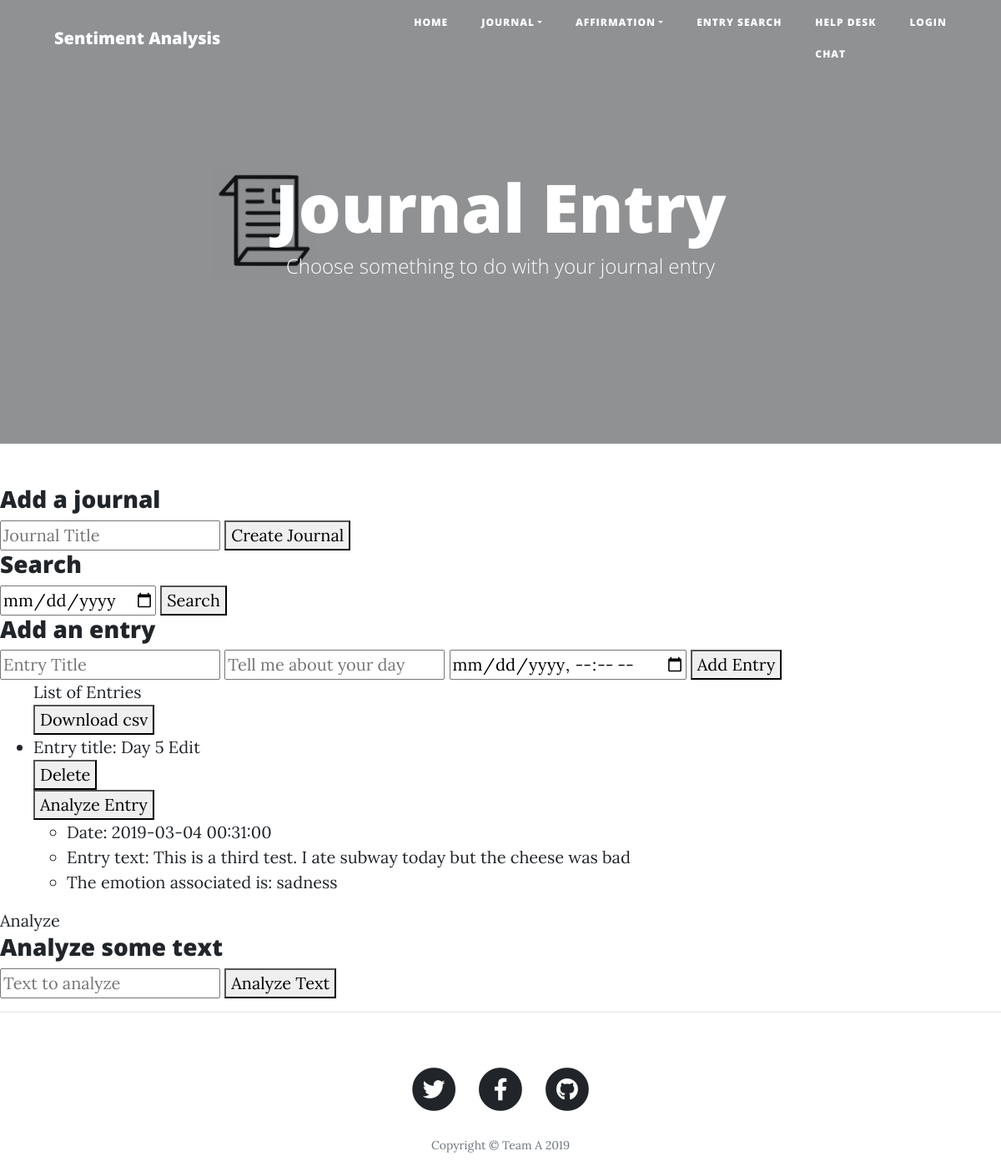
The page /journal on the database as committed earlier.
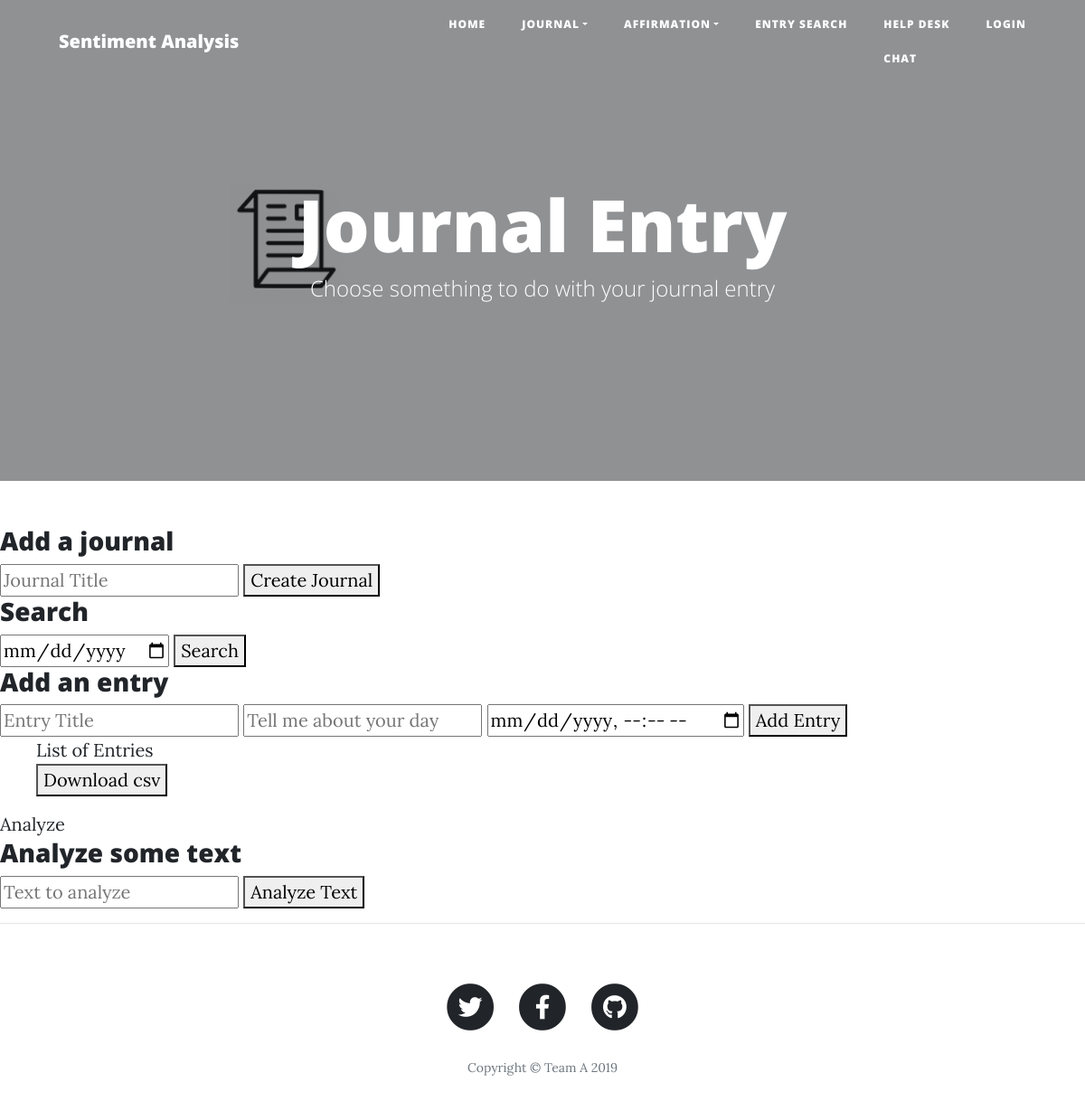
The same page on the database as committed later.
### app/main/models.py (models this page shows)
class JournalEntry(db.Model):
    __tablename__ = "JournalEntry"
    EntryID = db.Column(db.Integer, primary_key=True, nullable = False, autoincrement = True)
    EntryTitle = db.Column(db.String)
    EntryText = db.Column(db.String)
    Date_Time = db.Column(db.DateTime, nullable = False)
    EntryEmotion = db.Column(db.String)
    J_ID = db.Column(db.Integer, db.ForeignKey('Journal.JournalID'), nullable = False)

### app/main/routes.py (the view)
@bp.route('/journal', methods = ['GET', 'POST'])
def journal():
    entries = JournalEntry.query.all()
    return render_template('journal.html', journal = journal, entries=entries)

### app/main/templates/journal.html (shortened to what this page needs)
{% extends 'base.html' %}
{% block header %}
      <header class="masthead" style="background-image: url('/static/img/entry-b.jpg')">
        <div class="overlay"></div>
    <div class="container">
      <div class="row">
        <div class="col-lg-8 col-md-10 mx-auto">
          <div class="site-heading">
            <h1>Journal Entry</h1>
            <span class="subheading">Choose something to do with your journal entry</span>
          </div>
        </div>
      </div>
    </div>
  </header>
{% endblock %}
{% block content %}
<!DOCTYPE html>
<html>
<head>
</head>
<body>
    <h3>Add a journal</h3>
    <form action="{{url_for('main.create_journal')}}" method="post">
        <input type="text" name="title" placeholder="Journal Title">
        <button type="submit"> Create Journal </button>
    </form>
    <h3>Search</h3>
    <form action="{{url_for('main.search')}}" method="get">
        <input type="date" name="date" placeholder="Date">
        <button type="submit"> Search </button>
    </form>
    <div class="journal-entry">
        <h3>Add an entry</h3>
        <form action="{{url_for('main.add', JournalID = 1 )}}" method="POST">
            <input type="text" name="title" placeholder="Entry Title">
            <input type="text" name="entry" placeholder="Tell me about your day">
            <input type="datetime-local" name="date-time" placeholder="datetime-local">
            <button type="submit" action="{{url_for('main.add', JournalID = 1)}}"> Add Entry </button>
        </form>
    </div>
    <ul>List of Entries
        <br/>
        <a href="{{url_for('main.journal_downloadcsv')}}" target="_blank"><button>Download csv</button></a>
        {% for entry in entries %}
        <li>Entry title: {{entry.EntryTitle}} <a type="button"
                href="{{url_for('main.edit' , EntryID = entry.EntryID )}}">Edit </a>
                <form name="formtext" method="DELETE" action="{{url_for('main.delete', EntryID = entry.EntryID)}}">
                    <button type="submit" action="{{url_for('main.delete', EntryID = entry.EntryID)}}">Delete</button>
                </form>
            <form name="analyze" method="POST" action="{{url_for('main.analyze_entry', EntryID = entry.EntryID)}}">
                <button type="submit" action="{{url_for('main.analyze_entry', EntryID = entry.EntryID)}}">Analyze Entry</button>
            </form>
        </li>
        <ul>
            <li>Date: {{entry.Date_Time}} </li>
            <li>Entry text: {{entry.EntryText}} </li>
            <li>The emotion associated is: {{entry.EntryEmotion}}</li>
        </ul>
        {% endfor %}
    </ul>
    <a type = "button" href = "{{url_for('main.analyze_text')}}">Analyze</a>
    <div class="journal-entry">
        <h3>Analyze some text</h3>
        <form action="{{url_for('main.analyze_text')}}" method="post">
            <input type="text" name="entry" placeholder="Text to analyze">
            <button type="submit" action = "{{url_for('main.analyze_text')}}"> Analyze Text </button>
        </form>
    </div>
</body>
{% endblock content %}

### app/main/templates/base.html (shortened to what this page needs)
<!DOCTYPE html>
<html lang="en">
<head>
  <link href="/static/vendor/bootstrap/css/bootstrap.min.css" rel="stylesheet">
  <link href="/static/vendor/fontawesome-free/css/all.min.css" rel="stylesheet" type="text/css">
    <link rel="stylesheet" href="/static/vendor/fontawesome-free/css/all.min.css">
  <link href="/static/css/clean-blog.min.css" rel="stylesheet">
</head>
<body>
  <nav class="navbar navbar-expand-lg navbar-light fixed-top" id="mainNav">
    <div class="container">
      <a class="navbar-brand" href="">Sentiment Analysis</a>
      <div class="collapse navbar-collapse" id="navbarResponsive">
        <ul class="navbar-nav ml-auto">
          <li class="nav-item">
            <a class="nav-link" href="{{ url_for('main.index') }}">Home</a>
          </li>
          <li class="nav-item dropdown">
            <a class="nav-link dropdown-toggle" href="#" id="navbarDropdown" role="button" data-toggle="dropdown" aria-haspopup="true" aria-expanded="false">
              Journal</a>
          <li class="nav-item dropdown">
          <a class="nav-link dropdown-toggle" href="#" id="navbarDropdown" role="button" data-toggle="dropdown" aria-haspopup="true" aria-expanded="false">
              Affirmation</a>
          </li>
          <li class="nav-item dropdown">
            <a class="nav-link" href="{{ url_for('main.journal') }}">Entry Search</a>
          </li>
          <li class="nav-item">
            <a class="nav-link" href="{{ url_for('main.contact') }}">Help Desk</a>
            <a class="nav-link" href="{{ url_for('main.chat') }}">Chat</a>
          </li>
            {% if current_user.is_authenticated %}
            <li class="nav-item dropdown">
            <a class="nav-link dropdown-toggle" href="#" id="navbarDropdown-user" role="button" data-toggle="dropdown" aria-haspopup="true" aria-expanded="false">
               Welcome {{ current_user.Username }}</a>
            <div class="dropdown-menu" aria-labelledby="navbarDropdown-user">
              <a class="dropdown-item" href="{{url_for('main.account') }}">Account</a>
              <a class="dropdown-item" href="{{ url_for('main.logout') }}">Logout</a>
            </div>
              </li>
            {% else %}
            <li class="nav-item">
            <a class="nav-link" href="{{ url_for('main.login') }}">Login</a>
          </li>
            {% endif %}
        </ul>
      </div>
    </div>
  </nav>
  {% block header%}{% endblock header %}
  {% block content %}{% endblock %}
  <hr>
  <footer>
    <div class="container">
      <div class="row">
        <div class="col-lg-8 col-md-10 mx-auto">
          <ul class="list-inline text-center">
            <li class="list-inline-item">
              <a href="#">
                <span class="fa-stack fa-lg">
                  <i class="fas fa-circle fa-stack-2x"></i>
                  <i class="fab fa-twitter fa-stack-1x fa-inverse"></i>
                </span>
              </a>
            </li>
            <li class="list-inline-item">
              <a href="#">
                <span class="fa-stack fa-lg">
                  <i class="fas fa-circle fa-stack-2x"></i>
                  <i class="fab fa-facebook-f fa-stack-1x fa-inverse"></i>
                </span>
              </a>
            </li>
            <li class="list-inline-item">
              <a href="#">
                <span class="fa-stack fa-lg">
                  <i class="fas fa-circle fa-stack-2x"></i>
                  <i class="fab fa-github fa-stack-1x fa-inverse"></i>
                </span>
              </a>
            </li>
          </ul>
          <p class="copyright text-muted">Copyright &copy; Team A 2019</p>
        </div>
      </div>
    </div>
  </footer>
</body>
</html>

Rows that differ between the two databases and show on the page:
removed JournalEntry: EntryTitle "Day 5", Date_Time "2019-03-04 00:31:00", EntryText "This is a third test. I ate subway today but the cheese was bad", EntryEmotion "sadness"
